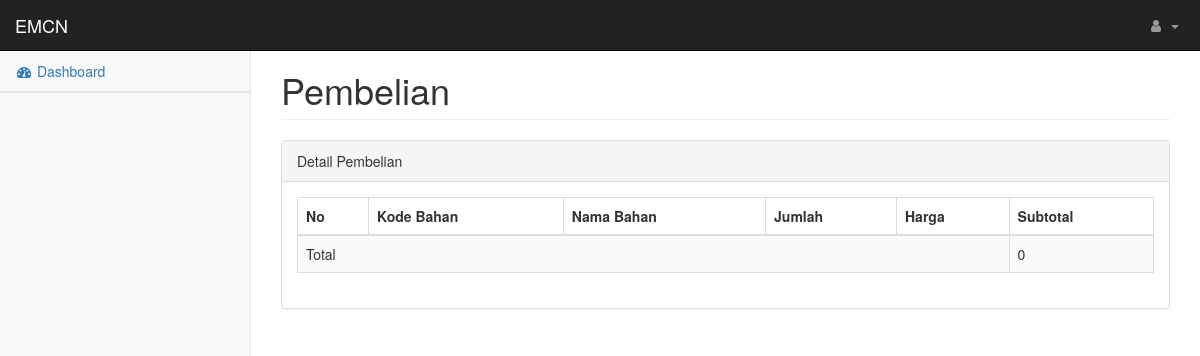
The app's page /index.php/PembelianController/getDetail/PBL-00006, older data.
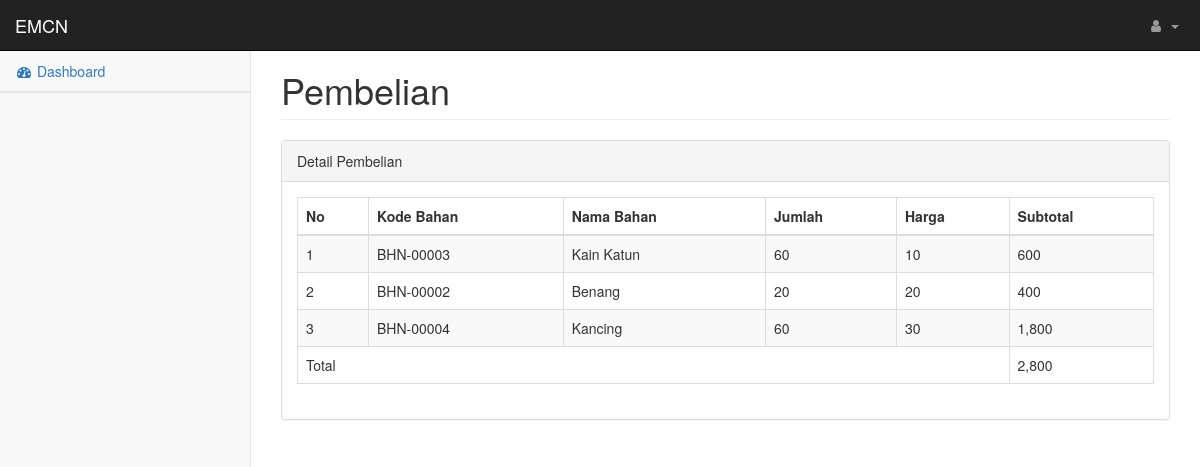
The same page, newer data.
### tables this page shows
CREATE TABLE `detail_pembelian` (
  `no_transaksi` varchar(50) NOT NULL,
  `kd_bahan` varchar(50) NOT NULL,
  `jumlah` int(11) NOT NULL,
  `harga` int(11) NOT NULL,
  `subtotal` int(11) NOT NULL
);

CREATE TABLE `bahan` (
  `kd_bahan` varchar(50) NOT NULL,
  `nama_bahan` varchar(50) NOT NULL,
  `stok` int(11) NOT NULL,
  `jenis` varchar(50) NOT NULL,
  `satuan` varchar(50) NOT NULL
);

### application/controllers/PembelianController.php (called while the page is built, shortened)
<?php
class PembelianController extends CI_Controller {
    public function getDetail()
    {
        $kd = $this->uri->segment(3);
		$index['data'] = $this->PembelianModel->getDetail($kd);
		$index['nav']  = 'Pembelian';
        $index['sub']  = 'Detail Pembelian';
        $index['content'] = 'pembelian/detail_view';
		$this->load->view('Template', $index);
    }
}

### index.php (called while the page is built, shortened)
<?php
require_once BASEPATH.'core/CodeIgniter.php';

### application/models/PembelianModel.php (called while the page is built, shortened)
<?php
class PembelianModel extends CI_Model
{
    public function getDetail($kd)
    {
        $this->db->select('a.kd_bahan,nama_bahan,jumlah,harga,subtotal');
        $this->db->from('bahan a');
        $this->db->join('detail_pembelian b', 'a.kd_bahan=b.kd_bahan');
        $this->db->where('b.no_transaksi',$kd);
        return $this->db->get()->result_array();
    }
}
?>

### application/views/pembelian/detail_view.php (the view)
<div class="row">
<div class="col-md-12">
<h1 class="page-header"><?php echo $nav; ?></h1>
</div>
</div>
<div class="row">
<div class="col-md-12">
<div class="panel panel-default">
<div class="panel-heading"><?php echo $sub; ?></div>
<div class="panel-body">
<div class="table-responsive">
<table class="table table-bordered table-striped table-hover">
<thead>
<tr>
<th>No</th>
<th>Kode Bahan</th>
<th>Nama Bahan</th>
<th>Jumlah</th>
<th>Harga</th>
<th>Subtotal</th>
</tr>
</thead>
<tbody>
<?php
$no=1;
$total = 0;
foreach($data as $dt){ ?>
<tr>
<td><?php echo $no; ?></td>
<td><?php echo $dt['kd_bahan']; ?></td>
<td><?php echo $dt['nama_bahan']; ?></td>
<td><?php echo $dt['jumlah']; ?></td>
<td><?php echo number_format($dt['harga']); ?></td>
<td><?php echo number_format($dt['subtotal']); ?></td>
</tr>
<?php
$total = $total + $dt['subtotal'];
$no++;
} ?>
<tr>
<td colspan="5">Total</td>
<td><?php echo number_format($total); ?></td>
</tr>
</tbody>
</table>
</div>
</div>
</div>
</div>
</div>

Row changes from the older to the newer data that the page shows:
added detail_pembelian: kd_bahan.kd_bahan "BHN-00003", kd_bahan.nama_bahan "Kain Katun", jumlah "60", harga "10", subtotal "600"
added detail_pembelian: kd_bahan.kd_bahan "BHN-00002", kd_bahan.nama_bahan "Benang", jumlah "20", harga "20", subtotal "400"
added detail_pembelian: kd_bahan.kd_bahan "BHN-00004", kd_bahan.nama_bahan "Kancing", jumlah "60", harga "30", subtotal "1,800"
Text that changed along with them:
$total: "0" → "2,800"
